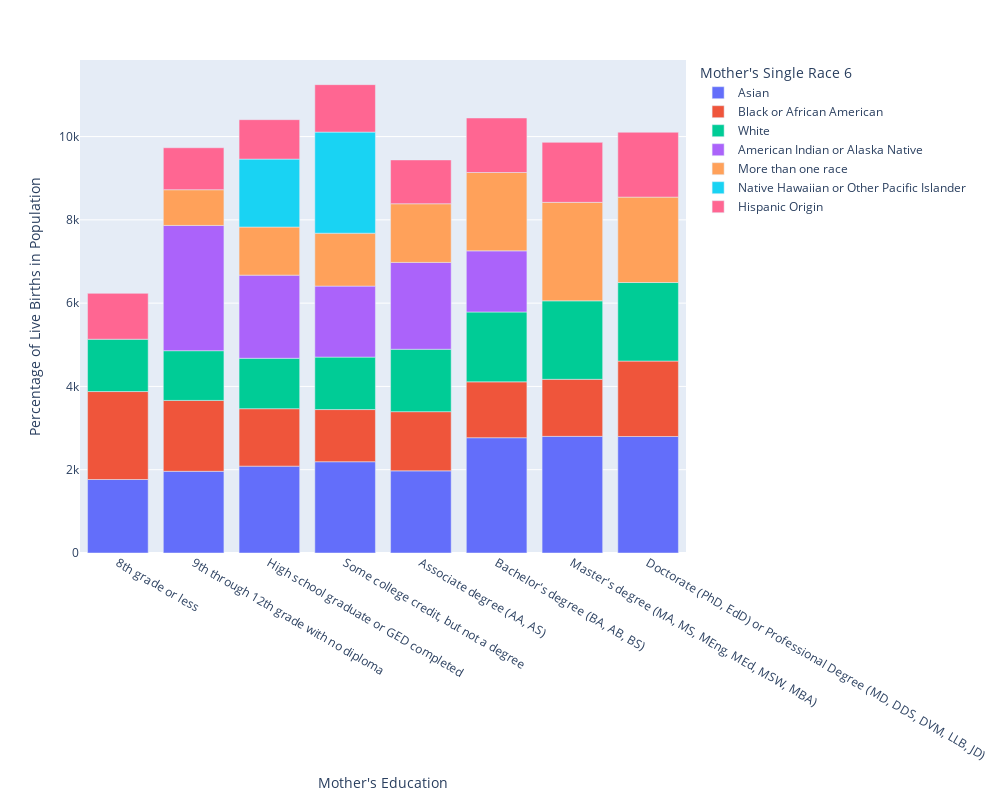

Notebook code for this chart:
### Markdown cell above
Create Map

### Code cell
fig = px.bar(ratio_df[ratio_df["Marital Status"] == "Married"], x="Mother's Education", y="Percentage of Live Births in Population", color="Mother's Single Race 6", title="", height=800,
             width=1000, category_orders={"Single Race 6": ["More than one race", "Asian", "Hispanic Origin", "White", "Black or African American", "American Indian or Alaska Native"].reverse()})
fig.show()

### Figure 1 — Plotly figure (JSON) as saved in the notebook; plotly's stock layout.template omitted (floating-point values rounded to 4 significant figures)
{"data": [{"alignmentgroup": "True", "hovertemplate": "Mother's Single Race 6=Asian<br>Mother's Education=%{x}<br>Percentage of Live Births in Population=%{y}<extra></extra>", "legendgroup": "Asian", "marker": {"color": "#636efa", "pattern": {"shape": ""}}, "name": "Asian", "offsetgroup": "Asian", "orientation": "v", "showlegend": true, "textposition": "auto", "type": "bar", "x": ["8th grade or less", "9th through 12th grade with no diploma", "High school graduate or GED completed", "Some college credit, but not a degree", "Associate degree (AA, AS)", "Bachelor's degree (BA, AB, BS)", "Master's degree (MA, MS, MEng, MEd, MSW, MBA)", "Doctorate (PhD, EdD) or Professional Degree (MD, DDS, DVM, LLB, JD)"], "xaxis": "x", "y": [1765.0, 1962.0, 2086.0, 2192.0, 1972.0, 2768.0, 2801.0, 2798.0], "yaxis": "y"}, {"alignmentgroup": "True", "hovertemplate": "Mother's Single Race 6=Black or African American<br>Mother's Education=%{x}<br>Percentage of Live Births in Population=%{y}<extra></extra>", "legendgroup": "Black or African American", "marker": {"color": "#EF553B", "pattern": {"shape": ""}}, "name": "Black or African American", "offsetgroup": "Black or African American", "orientation": "v", "showlegend": true, "textposition": "auto", "type": "bar", "x": ["8th grade or less", "9th through 12th grade with no diploma", "High school graduate or GED completed", "Some college credit, but not a degree", "Associate degree (AA, AS)", "Bachelor's degree (BA, AB, BS)", "Master's degree (MA, MS, MEng, MEd, MSW, MBA)", "Doctorate (PhD, EdD) or Professional Degree (MD, DDS, DVM, LLB, JD)"], "xaxis": "x", "y": [2112.0, 1702.0, 1379.0, 1252.0, 1421.0, 1342.0, 1371.0, 1812.0], "yaxis": "y"}, {"alignmentgroup": "True", "hovertemplate": "Mother's Single Race 6=White<br>Mother's Education=%{x}<br>Percentage of Live Births in Population=%{y}<extra></extra>", "legendgroup": "White", "marker": {"color": "#00cc96", "pattern": {"shape": ""}}, "name": "White", "offsetgroup": "White", "orientation": "v", "showlegend": true, "textposition": "auto", "type": "bar", "x": ["8th grade or less", "9th through 12th grade with no diploma", "High school graduate or GED completed", "Some college credit, but not a degree", "Associate degree (AA, AS)", "Bachelor's degree (BA, AB, BS)", "Master's degree (MA, MS, MEng, MEd, MSW, MBA)", "Doctorate (PhD, EdD) or Professional Degree (MD, DDS, DVM, LLB, JD)"], "xaxis": "x", "y": [1256.0, 1194.0, 1211.0, 1260.0, 1499.0, 1677.0, 1884.0, 1886.0], "yaxis": "y"}, {"alignmentgroup": "True", "hovertemplate": "Mother's Single Race 6=American Indian or Alaska Native<br>Mother's Education=%{x}<br>Percentage of Live Births in Population=%{y}<extra></extra>", "legendgroup": "American Indian or Alaska Native", "marker": {"color": "#ab63fa", "pattern": {"shape": ""}}, "name": "American Indian or Alaska Native", "offsetgroup": "American Indian or Alaska Native", "orientation": "v", "showlegend": true, "textposition": "auto", "type": "bar", "x": ["9th through 12th grade with no diploma", "High school graduate or GED completed", "Some college credit, but not a degree", "Associate degree (AA, AS)", "Bachelor's degree (BA, AB, BS)"], "xaxis": "x", "y": [3008.0, 1996.0, 1705.0, 2086.0, 1468.0], "yaxis": "y"}, {"alignmentgroup": "True", "hovertemplate": "Mother's Single Race 6=More than one race<br>Mother's Education=%{x}<br>Percentage of Live Births in Population=%{y}<extra></extra>", "legendgroup": "More than one race", "marker": {"color": "#FFA15A", "pattern": {"shape": ""}}, "name": "More than one race", "offsetgroup": "More than one race", "orientation": "v", "showlegend": true, "textposition": "auto", "type": "bar", "x": ["9th through 12th grade with no diploma", "High school graduate or GED completed", "Some college credit, but not a degree", "Associate degree (AA, AS)", "Bachelor's degree (BA, AB, BS)", "Master's degree (MA, MS, MEng, MEd, MSW, MBA)", "Doctorate (PhD, EdD) or Professional Degree (MD, DDS, DVM, LLB, JD)"], "xaxis": "x", "y": [857.6, 1155.0, 1270.0, 1408.0, 1881.0, 2365.0, 2051.0], "yaxis": "y"}, {"alignmentgroup": "True", "hovertemplate": "Mother's Single Race 6=Native Hawaiian or Other Pacific Islander<br>Mother's Education=%{x}<br>Percentage of Live Births in Population=%{y}<extra></extra>", "legendgroup": "Native Hawaiian or Other Pacific Islander", "marker": {"color": "#19d3f3", "pattern": {"shape": ""}}, "name": "Native Hawaiian or Other Pacific Islander", "offsetgroup": "Native Hawaiian or Other Pacific Islander", "orientation": "v", "showlegend": true, "textposition": "auto", "type": "bar", "x": ["High school graduate or GED completed", "Some college credit, but not a degree"], "xaxis": "x", "y": [1631.0, 2428.0], "yaxis": "y"}, {"alignmentgroup": "True", "hovertemplate": "Mother's Single Race 6=Hispanic Origin<br>Mother's Education=%{x}<br>Percentage of Live Births in Population=%{y}<extra></extra>", "legendgroup": "Hispanic Origin", "marker": {"color": "#FF6692", "pattern": {"shape": ""}}, "name": "Hispanic Origin", "offsetgroup": "Hispanic Origin", "orientation": "v", "showlegend": true, "textposition": "auto", "type": "bar", "x": ["8th grade or less", "9th through 12th grade with no diploma", "Associate degree (AA, AS)", "Bachelor's degree (BA, AB, BS)", "Doctorate (PhD, EdD) or Professional Degree (MD, DDS, DVM, LLB, JD)", "High school graduate or GED completed", "Master's degree (MA, MS, MEng, MEd, MSW, MBA)", "Some college credit, but not a degree"], "xaxis": "x", "y": [1102.0, 1008.0, 1053.0, 1309.0, 1558.0, 947.3, 1441.0, 1139.0], "yaxis": "y"}], "layout": {"barmode": "relative", "height": 800, "legend": {"title": {"text": "Mother's Single Race 6"}, "tracegroupgap": 0}, "margin": {"t": 60}, "width": 1000, "xaxis": {"anchor": "y", "domain": [0, 1], "title": {"text": "Mother's Education"}}, "yaxis": {"anchor": "x", "domain": [0, 1], "title": {"text": "Percentage of Live Births in Population"}}}}
